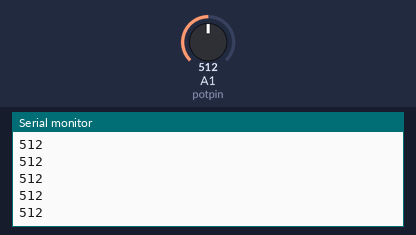
Recording of a sketch running on a simulated Arduino Uno, built with avr-gcc and run on an emulated ATmega328P. On the bench: the last lines printed to the serial monitor. The test bench sets the inputs (shaded band); at power-on: A1 (potpin) = 512.

Above: at 1.2 s.
1.3 s: A1 (potpin) set to 716
At 2.0 s:
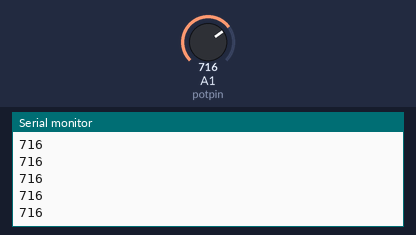
2.8 s: A1 (potpin) set to 900
At 3.6 s:
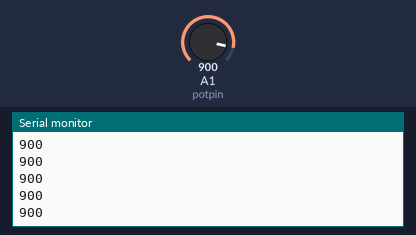
Timing chart, 0 to 5.8 s (numbered marks = the images above; inputs shaded):
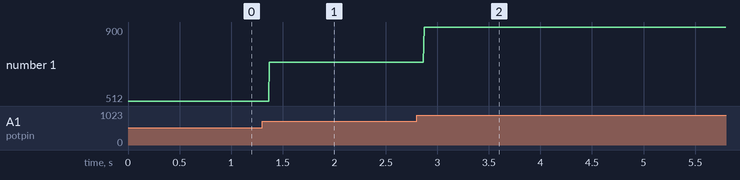

The sketch:

Project_20.1_Read_Potentiometer_Value.ino
```cpp
/*
keyestudio STEM Starter Kit
Project 20.1

Read Potentiometer Value
http//www.keyestudio.com
*/
int potpin=A1;// initialize analog pin A1
int val=0;// define val, assign initial value 0
void setup()
{
Serial.begin(9600);// set baud rate at 9600
}
void loop()
{
val=analogRead(potpin);// read the analog value of analog pin 1, and assign it to val
Serial.println(val);// display val’s value
}
//////////////////////////////////////////////////////////////////
```

Measured:
- after the input at 1.3 s, the serial monitor: prints a new line after 0.07 s (image 1)
- after the input at 2.8 s, the serial monitor: prints a new line after 0.07 s (image 2)
- plotted number 1: 512 → 716 after the input at 1.3 s, 716 → 900 after the input at 2.8 s
